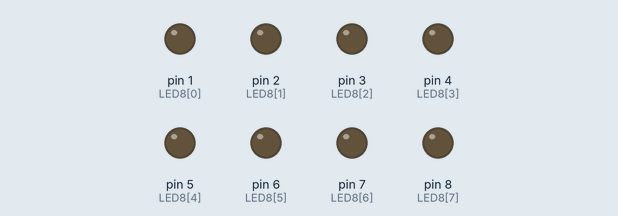
Simulated run of this sketch. Board: Arduino Uno, built with avr-gcc and run on an emulated ATmega328P. Shown: output pins drawn as LEDs (lit = HIGH).

Above: at 0.4 s.
At 0.85 s:
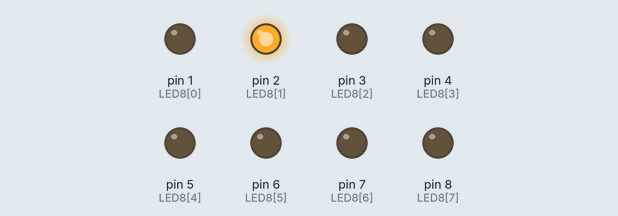
At 1.25 s:
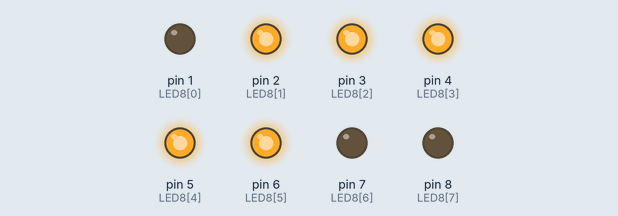
At 2.05 s:
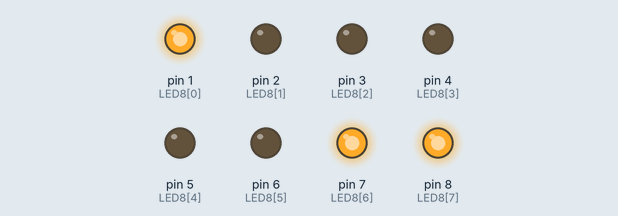
At 2.75 s:
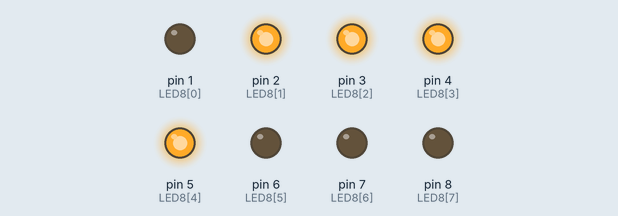
At 3.55 s:
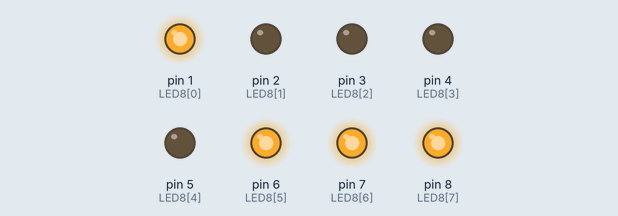
Timing chart, 0 to 3.9 s (numbered marks = the images above):
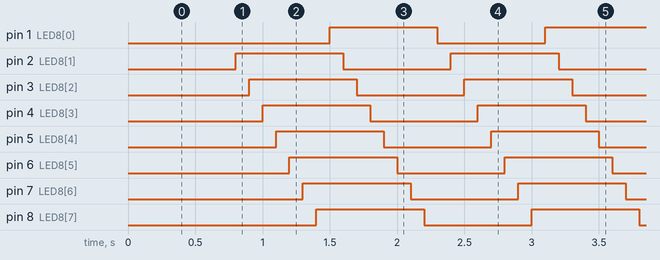

Measured:
- by itself, pin 1 (LED8[0]), pin 2 (LED8[1]), pin 3 (LED8[2]), pin 4 (LED8[3]), pin 5 (LED8[4]), pin 6 (LED8[5]), pin 7 (LED8[6]), pin 8 (LED8[7]): alternates HIGH for 0.80 s and LOW for 0.80 s
- by itself, everything shown: repeats every 1.6 s, in 16 steps

The sketch:

LED3.ino
```cpp
int LED8[] = {1,2,3,4,5,6,7,8};

void setup() {
  // put your setup code here, to run once:

  for(int i = 0; i < 8; i++){
    pinMode(LED8[i],OUTPUT);
  }

}

int sw = LOW;
void loop() {
  // put your main code here, to run repeatedly:

 int count = 0;

 for( ;; ){
  count++;
  digitalWrite(LED8[count%8], sw);
  delay(100);

  if(count % 8 == 0) sw ^= 1;

 }

}
```
